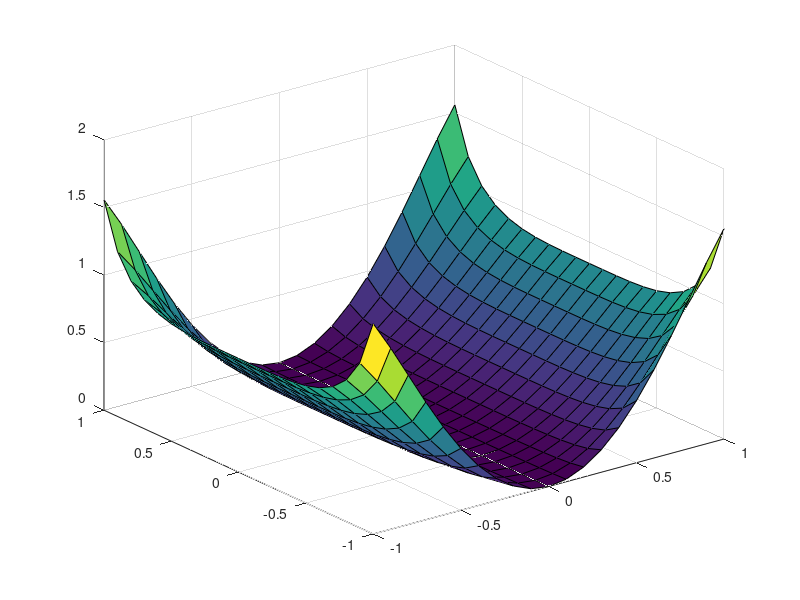

Here is the MATLAB script that generated this plot: (Note: this script raises an error after producing the figure.)
x=-1:0.1:1;
y=x; 
p=[x;y]; 
p=num2cell(p,1); 
t=sin(x.^2)./cos(y.^2); 
t=num2cell(t,1);

[x,y]=meshgrid(x,y); 
z=sin(x.^2)./cos(y.^2); 
surf(x,y,z)

net = feedforwardnet(10, 'traingd');
net.biases{1,1}.learnFcn='learngd';
net.biases{2,1}.learnFcn='learngd';
net.layerWeights{2,1}.learnFcn='learngd';
net.inputWeights{1,1}.learnFcn='learngd';
net.layerWeights{2,1}.learnParam.lr = 0.2;
net.adaptParam.passes=300;
tic, net=train(net,p,t); toc


net = feedforwardnet(10, 'traingd');
net.trainParam.show = 50;
net.trainParam.lr = 0.05; 
net.trainParam.goal = 1e-005;
tic, net=train(net,p,t); toc

net = feedforwardnet(10, 'traingdm');
net.biases{1,1}.learnFcn='learngdm';
net.biases{2,1}.learnFcn='learngdm'; 
net.layerWeights{2,1}.learnFcn='learngdm'; 
net.inputWeights{1,1}.learnFcn='learngdm';
net.layerWeights{2,1}.learnParam.lr=0.2;
net.adaptParam.passes=300;
tic, net=train(net,p,t); toc

net = feedforwardnet(10, 'traingdm');
net.trainParam.epochs=1000;
net.trainParam.goal=1e-5;
net.trainParam.lr=0.05;
net.trainParam.mc =0.9;
net.trainParam.show=50;
tic, net=train(net,p,t); toc

net = feedforwardnet(10, 'trainrp');
net.trainParam.show = 10;
net.trainParam.epochs = 300; 
net.trainParam.goal = 1e-5;
tic, net=train(net,p,t); toc


